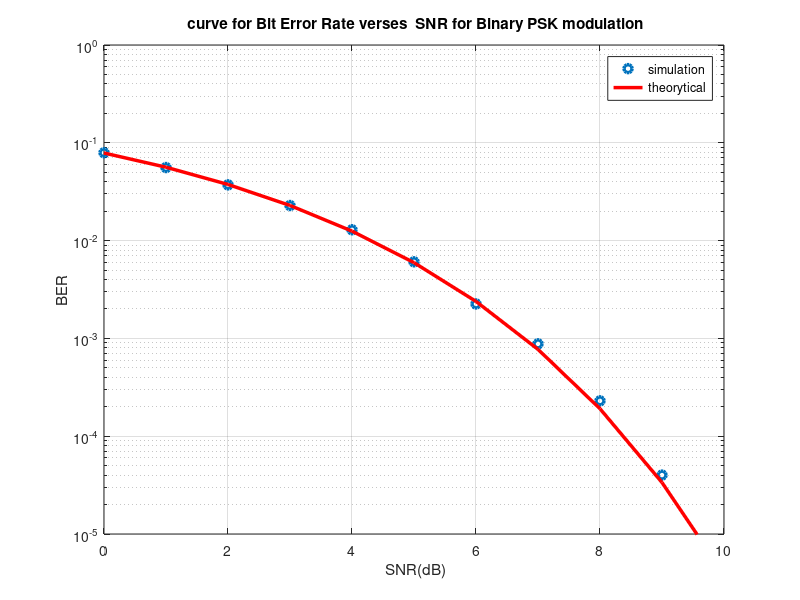

The MATLAB script that drew this image:
%*************** Advanced Communication Systems*****************%
%                       CE542, Fall 2018                        %
%                       ECE, UTH, Greece                        %
% File: project_1                                               %
% Authors: Christos Georgakidis (1964)                          %
%***************************************************************%

% pkg load communications
clear all
close all

% M = 2 % BPSK %
SNRdB = 0:20; % SNR in dB %
N = 100000; % number of bits %

% System Specifications %
% O = 1 % Oversampling %
Eb = 1; % Energy / bit %
% convert  SNR from db to linear: SNR(dB) = 10log10(SNR(linear)) %
SNR_linear = 10.^(SNRdB/10);
nOfIterations = 1;  % num of iterations for Monte Carlo Simulation %

%  Transmitter  %
bits = rand(1, N) > 0.5; % generating 0, 1 with equal probability %
s = 2*bits - 1; % BPSK modulation 0 -> -1, 1 -> 1 %
x = complex(s);

for ii = 1:length(SNRdB)
    %  Channel  %
    y = awgn(x, SNRdB(ii));

%     scatterplot(y);

    %  Receiver  %
    output = real(y)>0; % decision %

    % counting the errors %
    error_num = 0;
    for i = 1:N
        if output(i) ~= bits(i)
            error_num = error_num + 1;
        end
    end
    BER(ii) = error_num/N; % Bit Error Rate %
end

BER_exp = (1/2)*erfc(sqrt(SNR_linear));

% BER - SNR Graph %
figure(1)
%plot start
semilogy(SNRdB,BER,'o','linewidth',2.5),grid on,hold on;
semilogy(SNRdB,BER_exp,'r','linewidth',2.5);
title(' curve for Bit Error Rate verses  SNR for Binary PSK modulation');
xlabel(' SNR(dB)');
ylabel('BER');
legend('simulation','theorytical');
axis([0 10 10^-5 1]);





